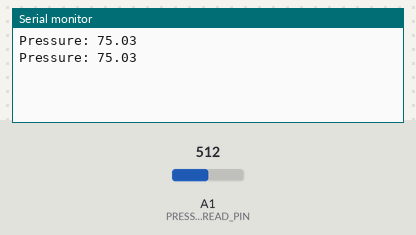
Bench run of a sketch on a simulated Arduino Uno, built with avr-gcc and run on an emulated ATmega328P. On the bench: the last lines printed to the serial monitor. The inputs (shaded band) are chosen by the test bench; at power-on: A1 (PRESSURE_READ_PIN) = 512.

Above: at 1.8 s.
1.9 s: A1 (PRESSURE_READ_PIN) set to 716
At 2.5 s:
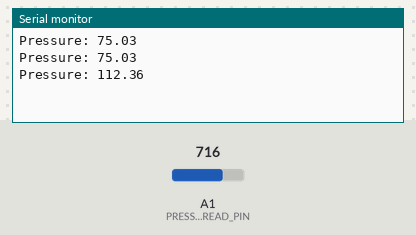
3.4 s: A1 (PRESSURE_READ_PIN) set to 900
At 4.8 s:
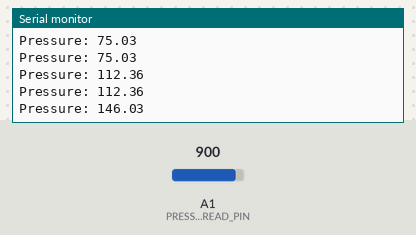
Timing chart, 0 to 6.4 s (numbered marks = the images above; inputs shaded):
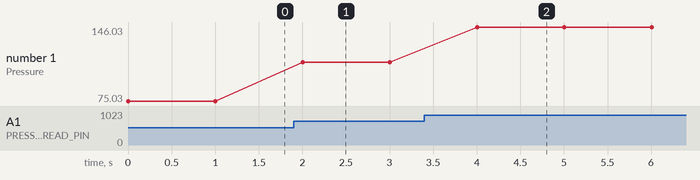

Measured:
- after the input at 1.9 s, the serial monitor: prints a new line after 0.10 s (image 1)
- after the input at 3.4 s, the serial monitor: prints a new line after 0.60 s (image 2)
- plotted number 1: 75.03 → 112.36 after the input at 1.9 s, 112.36 → 146.03 after the input at 3.4 s

The sketch:

ReadPressure.ino
```cpp
#define PRESSURE_READ_PIN A1

void setup() {
  Serial.begin(115200);
}

void loop() {
  Serial.print("Pressure: ");
  Serial.println(readPressure(PRESSURE_READ_PIN));
  delay(1000);
}

float readPressure(uint8_t _pin) {
  // 0.5V = 0 psi = 102
  // 4.5V = 150 psi = 922
  // 0.5 - 4.5 = 0.183 psi per 1 step
  uint16_t val = analogRead(_pin);
  if (val <= 102) {
    return 0.0;
  } else if (val >= 922) {
    return 150.0;
  } else {
    return (val - 102) * 0.183;
  }
}
```
